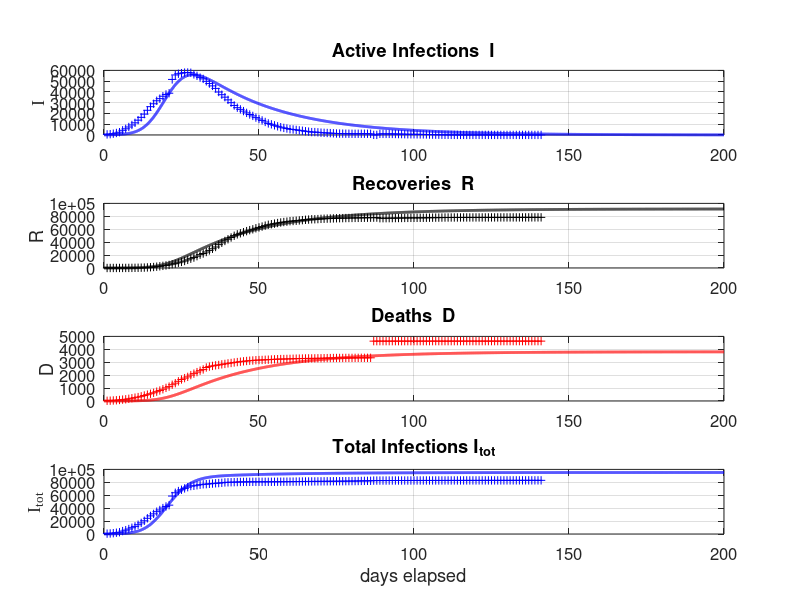
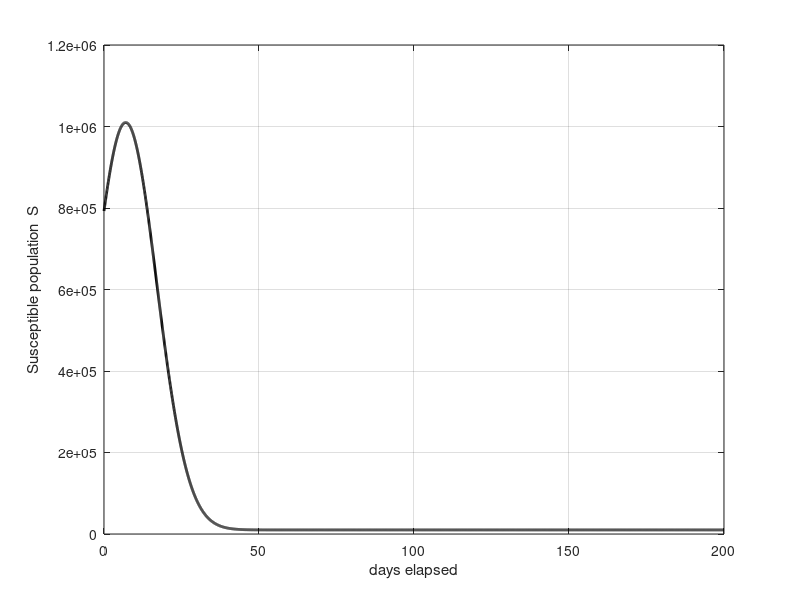

MATLAB code for these plots, in order:
% svr19.m

% Revised:  2020 03 25

% Mathemtatical model for the spread of the covid19 virus
% Model for GLOBAL spread of virus
% Model for CHINA spread of virus: download svr19CHINA.m
% Data from https://www.worldometers.info/coronavirus/
% Date file:  covid19.mat  variable covid19
% Model specified by the variables in the INPUT SECTION of the Script

% DOING PHYSICS WITH MATLAB: 
%   http://www.physics.usyd.edu.au/teach_res/mp/mphome.htm
% Documentation
%   http://www.physics.usyd.edu.au/teach_res/mp/doc/sird19E.htm
% Download Scripts
%   http://www.physics.usyd.edu.au/teach_res/mp/mscripts/

% Ian Cooper
% email: matlabvisualphysics@gmail.com
% Matlab 2019b

% Populations: Data d / Model
% Susceptible individuals:  Sd  S
% Active infections (currently infected);  Id  I
% Recovered:  Rd  R
% Dead:  Dd  D

close all
clear
clc

global Imax Rmax Dmax ITmax Smax

load('covid19.mat')

% DATA: variable covid19
% Col 1: World   Id   Currently Infected Cases
% Col 2: World   Rd   Recovered
% Col 3: World   Dd   Deaths

% Data for China with Script svr19CHINA.m
% Col 4: China   Total infected cases
% Col 5: China   Currently Infected Cases
% Col 6: China   Deaths
% Col 7: USA     Total infected cases
% Col 8: USA     Currently infected cases
% Col 9: USA     Deaths
% Col 10: AUST     Total infected cases
% Col 11: AUST     Currently infected cases
% Col 12: AUST     Deaths


% Initialize arrays  **************************************************
  % Model: number of time steps 
  num = 5000;
  S = zeros(num,1);
  I = zeros(num,1);
  N = zeros(num,1);
  D = zeros(num,1);
  R = zeros(num,1);

% INPUTS: Model Parameters ********************************************
% Maximum number of days for model   [200]
  tMax = 200;
% Adjustible model parameters  
  a(1) = 0.40;
  a(2) = 0.042;
  a(3) = 0.96;
  a(4) = 1e-8;
  I(1) = 100;
  S0 = 1e6;
  w  = 10;
  t0 = 7;
  
% SETUP  ************************************************************** 
% Time [days]
  t = linspace(0,tMax,num)';
  dt = t(2) - t(1);

% Susceptible Population
  S = 1e4 + S0 .* exp(-0.5.*((t-t0)./w).^2);

 % S = S0.*ones(num,1);

  
% DATA: Id Rd Dd / Number of data days for COVID19  
  Ndays  = find(covid19 == 0,1) - 1;  
  Idtot  = covid19(1:Ndays,4);
  Id     = covid19(1:Ndays,5);
  Dd     = covid19(1:Ndays,6);

% % Model: S  D  R  
%   
  
 
 %S(1) = S0;
 
for n = 1:num-1
  dS = a(1)*(S(n)/S0)*I(n)*dt;
  dN = a(2)*I(n)*dt;
  I(n+1) = I(n) + dS - dN;
  N(n+1) = N(n) + dN;
  R(n+1) = a(3)*N(n+1);
  D(n+1) = N(n+1) - R(n+1);
  S(n+1) = S(n+1) - a(4)*dS;
end

  Itot = I + R + D; 
  
  
% Exponential increase
%  th = 5; k = log(2)/th;
%  Iexp = I(1).*exp(k*t);
%  figure(99)
%  plot(t,Iexp)
%  grid on
  
  

%   
  Imax = max(I);
  Rmax = max(R);
  Dmax = max(D);
  Smax = max(S);
%   
% Model: total population that has been infected;  
  Itot = I + R + D;
  ITmax = max(Itot);
  
% Data
  Rd = Idtot - Id - Dd;
  Idmax = max(Id);
  Rdmax = max(Rd);
  Ddmax = max(Dd);
  ITdmax = max(Idtot);
% Percentages: model
  pI = 100*I(end) / Itot(end);
  pR = 100*R(end) / Itot(end);
  pD = 100*D(end) / Itot(end);
  
% Percentages: Data
  pId = 100*Id(end) / Idtot(end);
  pRd = 100*Rd(end) / Idtot(end);
  pDd = 100*Dd(end) / Idtot(end);

  
  
% *********************************************************************  
% GRAPHICS
% ********************************************************************* 

figure(1)
  set(gcf,'units','normalized');
  set(gcf,'position',[0.02 0.05 0.3 0.75]);
  set(gcf,'color','w');

subplot(4,1,1)  % INFECTIONS
    xP = 1: Ndays;
    yP = Id;
    plot(xP,yP,'b+')   
    hold on
    
%     xP = t_index; yP = Id(t_index);
%     plot(xP,yP,'bo','markerfacecolor','b','markersize',8)
    
    xP = t; yP = I;
    plot(xP,yP,'b','linewidth',2)
   
%     plotMonths(1)
%     
    grid on
    title('Active Infections  I')
    ylabel('I','FontName','Times New Roman')  
    set(gca,'fontsize',12)
  
    
subplot(4,1,2)   % RECOVERIES
    xP = 1: Ndays;
    yP = Rd; 
    plot(xP,yP,'k+')
    hold on
 
%     xP = t_index; yP = Rd(t_index);
%     plot(xP,yP,'ko','markerfacecolor','k','markersize',8)
    
    xP = t; yP = R;
    plot(xP,yP,'k','linewidth',2)
    
%     plotMonths(2)
    
    grid on

    ylabel('R')
    title('Recoveries  R')
    set(gca,'fontsize',12)
   
 
 subplot(4,1,3)    % DEATHS
    xP = 1: Ndays;
    yP = Dd; 
    plot(xP,yP,'r+')
    hold on
 
%     xP = t_index; yP = Dd(t_index);
%     plot(xP,yP,'ro','markerfacecolor','r','markersize',8)
    
    xP = t; yP = D;
    plot(xP,yP,'r','linewidth',2)
    
%     plotMonths(3)
    grid on
    
    ylabel('D')
    title('Deaths  D')
    set(gca,'fontsize',12) 
    
    
 subplot(4,1,4)   % Total infections
    xP = 1: Ndays;
    yP = Idtot; 
    plot(xP,yP,'b+')
    hold on
    xP = t; yP = Itot;
    plot(xP,yP,'b','linewidth',2)
    
%     plotMonths(4)
    
    grid on
    xlabel('days elapsed')
    ylabel('I_{tot}','FontName','Times New Roman')
    title('Total Infections I_{tot}');
    set(gca,'fontsize',12) 
    

figure(2)
   set(gcf,'units','normalized');
   set(gcf,'position',[0.60 0.05 0.25 0.25]);
   set(gcf,'color','w');

%    fig = figure(2);
%    left_color = [0 0 0];
%    right_color = [1 0 1];
%    set(fig,'defaultAxesColorOrder',[left_color; right_color]);
%    
%     plotMonths(5)   
%         
%     yyaxis left
    xP = t; yP = S;
    plot(xP,yP,'k','linewidth',2)
    grid on
    xlabel('days elapsed')
    ylabel('Susceptible population  S') 
      
%     yyaxis right
%     xP = t; yP = s;
%     plot(xP,yP,'m','linewidth',1)
%     grid on
%     ylabel('surge factor  s') 
%         
%     set(gca,'fontsize',12)    

    
    
    
% figure(7)
%    set(gcf,'units','normalized');
%    set(gcf,'position',[0.33 0.05 0.25 0.35]);
%    set(gcf,'color','w');
% 
%    xlim([0 120])
%    ylim([0 250])
%    hh = 250; dh = -25;
%    
%    txt = 'Start date:  22 January 2020';
%    Htext = text(0,hh,txt,'fontsize',12);
%    set(Htext,'color','k')
%    
%    hh = hh+dh;
%    txt = 'Model Parameters';
%    text(0,hh,txt,'fontsize',12)
%    
%    hh = hh+dh;
%    txt = sprintf('I(0) = %3.0f   a = %2.3f   b = %2.3f   d = %2.3f', ...
%        I(1),a,b,d);
%    text(0,hh,txt,'fontsize',12)
%       
%    hh = hh+2*dh; 
%    txt = 'DATA';
%    text(0,hh,txt,'fontsize',12)
%    
%     z = datenum([2020 1 22]);
%     z = z + Ndays-1;
%     z = datetime(z,'ConvertFrom','datenum');
%     z.Format = 'dd-MMM-yyyy';
%     txt = cellstr(z) ; 
%     text(20,hh,txt,'fontsize',12)
%     
%    hh = hh+dh;
%    z1 = Id(end); z2 = Rd(end); z3 = Dd(end); z4 = z1+z2+z3;  
%    txt = sprintf('I = %5.0f    R = %5.0f    D = %5.0f    I_{tot} = %5.0f', z1,z2,z3,z4);
%    text(6,hh,txt,'fontsize',12)
%    
%    % Recoveries and Deaths
%     pR = 100*Rd(end)/(Rd(end)+Dd(end));
%     pD = 100*Dd(end)/(Rd(end)+Dd(end));
%     hh = hh+dh;
%     txt = sprintf('percent: Active = %2.1f  Recoveries = %2.1f    Deaths = %2.1f   ',pId,pRd,pDd);
%     text(2,hh,txt,'fontsize',12)  
%    
%    hh = hh+2*dh; 
%    txt = 'MODEL PREDICTIONS';
%    text(0,hh,txt,'fontsize',12)
%    
%     z = datenum([2020 1 22]);
%     z = z + tMax;
%     z = datetime(z,'ConvertFrom','datenum');
%     z.Format = 'dd-MMM-yyyy';
%     txt = cellstr(z) ; 
%     text(60,hh,txt,'fontsize',12)
%    
%    hh = hh+dh;
%     z1 = I(end); z2 = R(end); z3 = D(end); z4 = z1+z2+z3;  
%     txt = sprintf('I = %5.0f    R = %5.0f    D = %5.0f    I_{tot} = %5.0f', z1,z2,z3,z4);
%     text(6,hh,txt,'fontsize',12)
% 
%    hh = hh+dh;
%     txt = 'Peak';
%     text(10,hh,txt,'fontsize',12)
%     z = find(I == Imax,1);
%     z = t(z) + datenum([2020 1 22]);
%     z = datetime(z,'ConvertFrom','datenum');
%     z.Format = 'dd-MMM-yyyy';
%     txt = cellstr(z) ; 
%     text(30,hh,txt,'fontsize',12)
%    
%     txt = sprintf('I_{peak} = %5.0f',Imax);
%     text(70,hh,txt,'fontsize',12)
%    
%     hh = hh+dh;
%     txt = sprintf('percent: Active = %2.1f  Recoveries = %2.1f    Deaths = %2.1f   ',pI,pR,pD);
%     text(2,hh,txt,'fontsize',12)   
%        
% 
%     
%     axis off
%    
    
    function  pM = plotMonths(z)
     global Imax Rmax Dmax ITmax Smax
     
     % Months
       m1 = [2020 01 22];    % day zero
       m2 = [2020 02  1];    % Feb
       m3 = [2020 03  1];    % Mar
       m4 = [2020 04  1];    % Apr
       m5 = [2020 05  1];    % May
       m6 = [2020 06  1];    % Jun
       m7 = [2020 07  1];    % Jul
       m8 = [2020 08  1];    % Aug
   
      tm(1) = datenum(m1);
      tm(2) = datenum(m2) - tm(1);
      tm(3) = datenum(m3) - tm(1);
      tm(4) = datenum(m4) - tm(1);
      tm(5) = datenum(m5) - tm(1);
      tm(6) = datenum(m6) - tm(1);
      tm(7) = datenum(m7) - tm(1);
      tm(8) = datenum(m8) - tm(1);
   
      if z == 1; yMax = Imax; end
      if z == 2; yMax = Rmax; end
      if z == 3; yMax = Dmax; end
      if z == 4; yMax = ITmax; end
      if z == 5; yMax = Smax; end
      
      for n = 2:8
        plot([tm(n), tm(n)], [0, yMax],'linewidth',1,'color', [0.5 0.5 0.5]);
        hold on
      end
      
      ys = 0.8;
      text(22, ys*yMax,'F')
      text(52, ys*yMax,'M')
      text(82, ys*yMax,'A')
      text(112,ys*yMax,'M')
      text(142,ys*yMax,'J')
      text(172,ys*yMax,'J')
      
   end
   
   